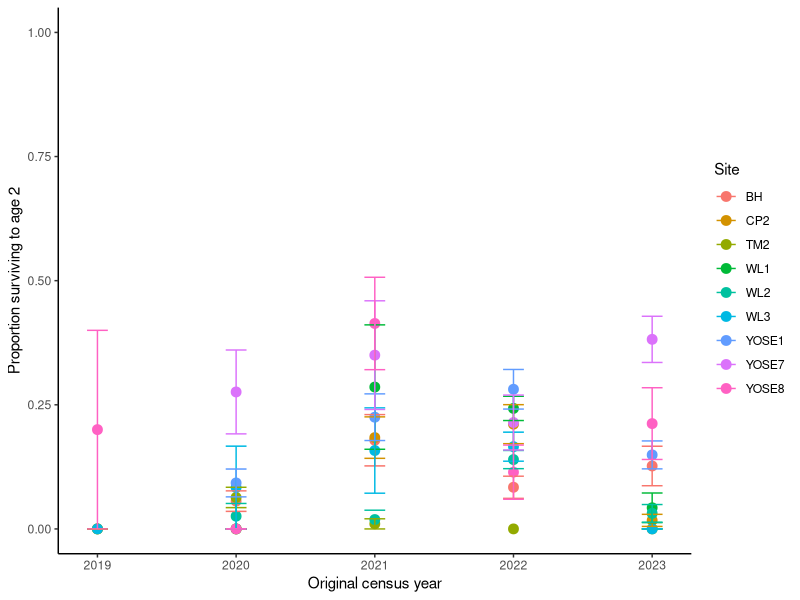
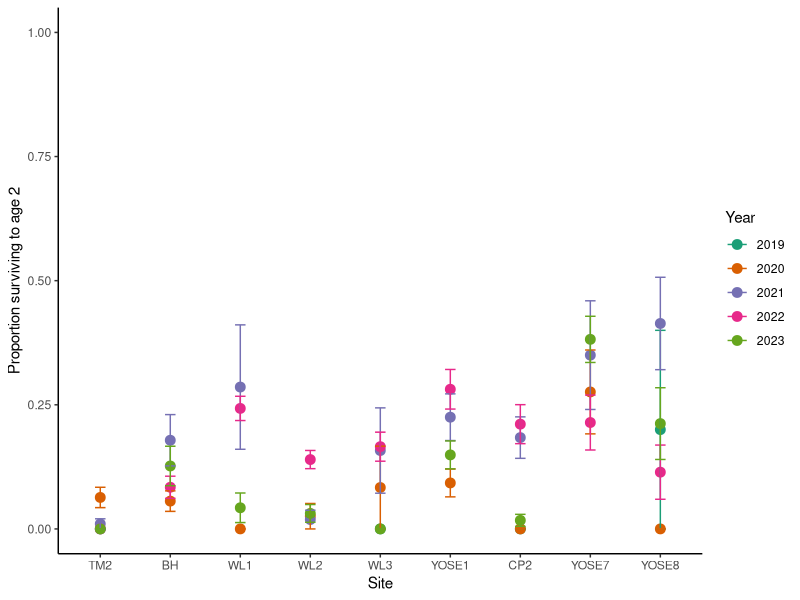
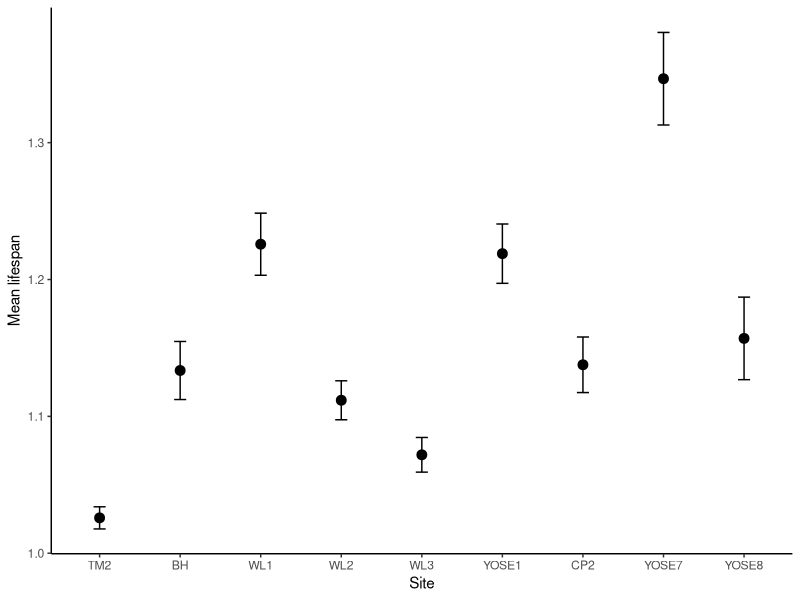
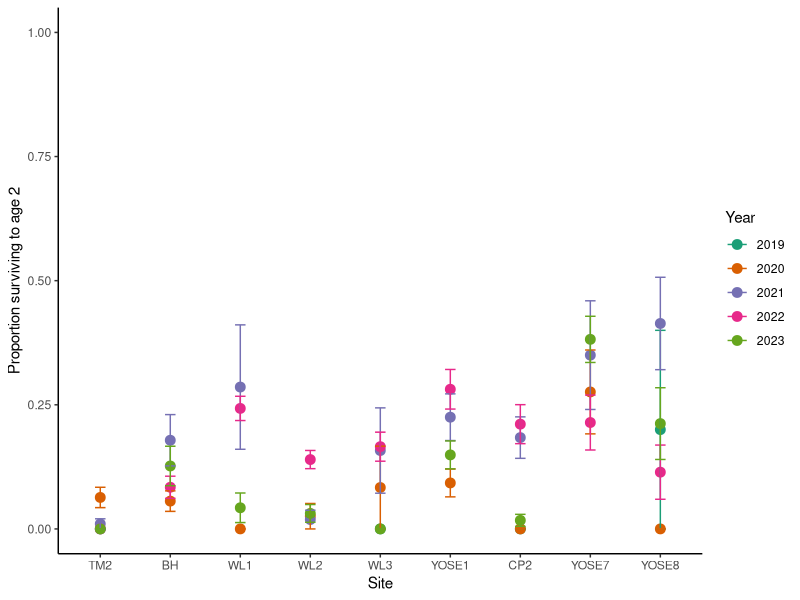
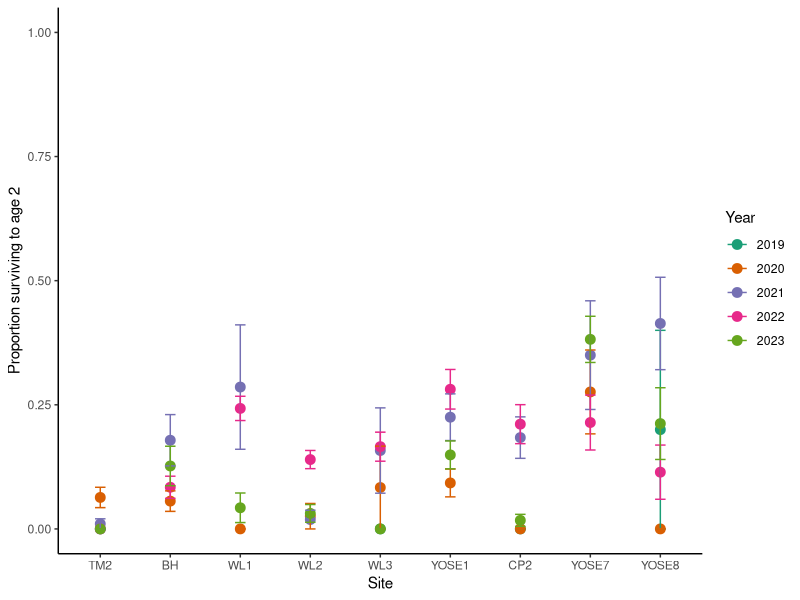

Here is the R script that generated these plots, in order:
## ---- chunk 1
knitr::opts_chunk$set(echo = TRUE)
## ---- chunk 2
library(dplyr)
library(tidyverse)
library(ggplot2)
library(lubridate)
## ---- chunk 3
sem <- function(x, na.rm=FALSE) {           #for calculating standard error
  sd(x,na.rm=na.rm)/sqrt(length(na.omit(x)))
} 
## ---- chunk 4
alldat = read_csv("../input/Cleaned/AllSites_cleaned.csv")
summary(alldat)
## ---- chunk 5
all_survival <- alldat %>%
  mutate(plant_id = paste(Site, Transect_plot, Quad, original_census_year, Band_color, Band_num, sep = "_"), #need to update plant_id with original census year
         alive = as.integer(!is.na(Phenology) & Phenology != "X")) %>%
  arrange(plant_id, Census_year) %>%
  group_by(plant_id) %>%
mutate(age = row_number(),
       next_year = Census_year + 1,
       alive_next_year = lead(alive),
         survived_to_next = as.integer(next_year == Census_year + 1 & alive == 1 & alive_next_year == 1)) %>%
  ungroup()
## ---- chunk 6
check_survival <- all_survival %>%
  arrange(plant_id, Census_year) %>%
  group_by(plant_id) %>%
  mutate(Pheno_next = lead(Phenology)) %>%
  ungroup() %>%
  filter(is.na(Phenology), !is.na(Pheno_next), Pheno_next != "X")

#WL2_201C_0_2022_orange_87 was not relocated in one year but came back in the following year. It also has 2 rows in 2022 where one row says Nonexistent and the other row has data. But the coordinates of the plant location are the same in addition to the band color and number
#BH_2_3.5_2020_red_38 has 2 entries in 2020 where one has pheno NA and the other has pheno V, censused on the same day but entered 2 days apart
#BH_DP_NA_2020_red_14 also has 2 entries in 2020 where one has pheno NA and the other has pheno P
#YOSE8_2_2.5_2021_red_46 was first censused in 2021 but in 2022, the coordinates were updated so there are 2 rows for the plant in 2022 (one with the original coordinates and one with the updated coordinates)

all_survival %>%
    filter(plant_id %in% c("WL2_201C_0_2022_orange_87", "BH_2_3.5_2020_red_38", "BH_DP_NA_2020_red_14", "YOSE8_2_2.5_2021_red_46")) %>%
    View()

#Remove the empty duplicate rows for the 3 BH and YOSE8 individuals 
all_survival <- all_survival %>%
  filter(!(plant_id %in% c("BH_2_3.5_2020_red_38", "BH_DP_NA_2020_red_14", "YOSE8_2_2.5_2021_red_46") & is.na(Phenology)))

#check only the WL2_201C is remaining as an issue - YES!
all_survival %>%
  arrange(plant_id, Census_year) %>%
  group_by(plant_id) %>%
  mutate(Pheno_next = lead(Phenology)) %>%
  ungroup() %>%
  filter(is.na(Phenology), !is.na(Pheno_next), Pheno_next != "X") %>%
  View()

#save updated survival dataframe
#write.csv(all_survival, "../input/Cleaned/AllSites_cleaned_survival)
## ---- chunk 7
unique(all_survival$Phenology)

all_survival %>%
  filter(Phenology %in% c("*", "A", "XX", "S", NA)) %>%
  View()
#Note for row with * = *found plant in this spot that looks like a perennial, the BB is lost, we tagged it #58 and took data
#Note for row with A = not found, disturbed by small mammals/gophers
#Notes for rows with NA = rattlesnake on this transcet not surveying, band missing/missing band, not found, missing, plant and band not found, Plant and tag NRL, No data taken, 
#No note for XX, I think this should just be X
#Protocol says S should only be for TM2, but this individual with S was measured at YOSE1


## ---- chunk 8
table(all_survival$Site, all_survival$original_census_year)
table(all_survival$Band_color)

#add max census year for each site?
max_year = max(all_survival$Census_year) #Currently all sites have the same max census year, but in future will need to adapt this (WL2 has 2025 and will have 2026 data)

#remove plants that first appeared in 2024 (or latest census year) and were not observed beyond age 1
#Jenny notes - I don't think we want to remove plants not observed beyond age 1?  Left it in for now, but probably want to remove that
prep_survival_by_year <- all_survival %>%
  group_by(Site, plant_id, original_census_year) %>%
  summarise(max_age = max(age),
            survived_to_age2 = as.integer(any(age == 2 & alive == 1)),
            .groups = "drop") %>%
  filter(!(original_census_year == max_year & max_age == 1)) %>%
  ungroup()

dim(prep_survival_by_year) 
dim(all_survival)

#summarize by year
survival_by_year <- prep_survival_by_year %>%
  group_by(Site, original_census_year) %>%
  summarize(survival = mean(survived_to_age2),
            survival_se = sem(survived_to_age2),
            n=n(),
            .groups = "drop") 

#order by elevation
survival_by_year$siteorder <- factor(survival_by_year$Site, levels = c("TM2", "BH", "WL1", "WL2", "WL3", "YOSE1", "CP2", "YOSE7", "YOSE8"))

## ---- chunk 9
#plot survival differences across years and sites
survival_by_year_tograph = survival_by_year %>%
  filter(!(original_census_year == 2024)) #for sites except WL2, 2024 is the last year

ggplot(survival_by_year_tograph, aes(x=original_census_year, y= survival, group = Site, color = Site)) +
  geom_point(size = 3) +
  geom_errorbar(aes(ymin=survival - survival_se,
                    ymax = survival + survival_se),
                width = 0.15) +
  scale_y_continuous(limits = c(0, 1)) +
  labs(
    x = "Original census year",
    y = "Proportion surviving to age 2"
  ) +
  theme_classic() 

#with site on X

ggplot(survival_by_year_tograph, aes(x=siteorder, y= survival, group = as.factor(original_census_year), color = as.factor(original_census_year))) +
  geom_point(size = 3) +
  geom_errorbar(aes(ymin=survival - survival_se,
                    ymax = survival + survival_se),
                width = 0.15) +
  scale_y_continuous(limits = c(0, 1)) +
  labs(
    x = "Site",
    y = "Proportion surviving to age 2",
    color = "Original census year"
  ) +
  scale_color_brewer(palette = "Dark2") +
  theme_classic() + labs(color = "Year") #+ ylim(0,0.75)

ggsave("../plots/Year2Survival_bysiteandyear.jpg", width = 10, height = 6, dpi = 300)
ggsave("../plots/Year2Survival_bysiteandyear.pdf", width = 10, height = 6, dpi = 300)
## ---- chunk 10
#filter to live plants and get max age
all_lifespan <- all_survival %>%
                filter(alive == 1) %>%
                filter(original_census_year < 2024) %>%
              #for sites except WL2, 2024 is the last year, so we don't know if this is their lifespan or not? Might need to filter earlier
                group_by(plant_id, Site, Transect_plot, Quad) %>% #took out census year, since that makes duplicate plants.  Prob can't look at lifespan through time
                summarize(lifespan = max(age, na.rm=T))
  
  
all_meanlifespan <- all_lifespan %>%
                 group_by(Site) %>%
                 summarize(mean_lifespan = mean(lifespan),
                 lifespan_se = sem(lifespan),
                n=n(),
                .groups = "drop")  
   

#order by elevation
all_meanlifespan$siteorder <- factor(all_meanlifespan$Site, levels = c("TM2", "BH", "WL1", "WL2", "WL3", "YOSE1", "CP2", "YOSE7", "YOSE8"))


ggplot(all_meanlifespan, aes(x=siteorder, y= mean_lifespan)) +
  geom_point(size = 3) +
  geom_errorbar(aes(ymin=mean_lifespan - lifespan_se,
                    ymax = mean_lifespan + lifespan_se),
                width = 0.15) +
  #scale_y_continuous(limits = c(0, 1)) +
  labs(
    x = "Site",
    y = "Mean lifespan"
  ) +
 # scale_color_brewer(palette = "Dark2") +
  theme_classic() + labs(color = "Year") #+ ylim(0,0.75)

#ggsave("../plots/lifespan_bysiteandyear.jpg", width = 10, height = 6, dpi = 300)
#ggsave("../plots/lifespan_bysiteandyear.pdf", width = 10, height = 6, dpi = 300)

#could make this a box and whisker?
